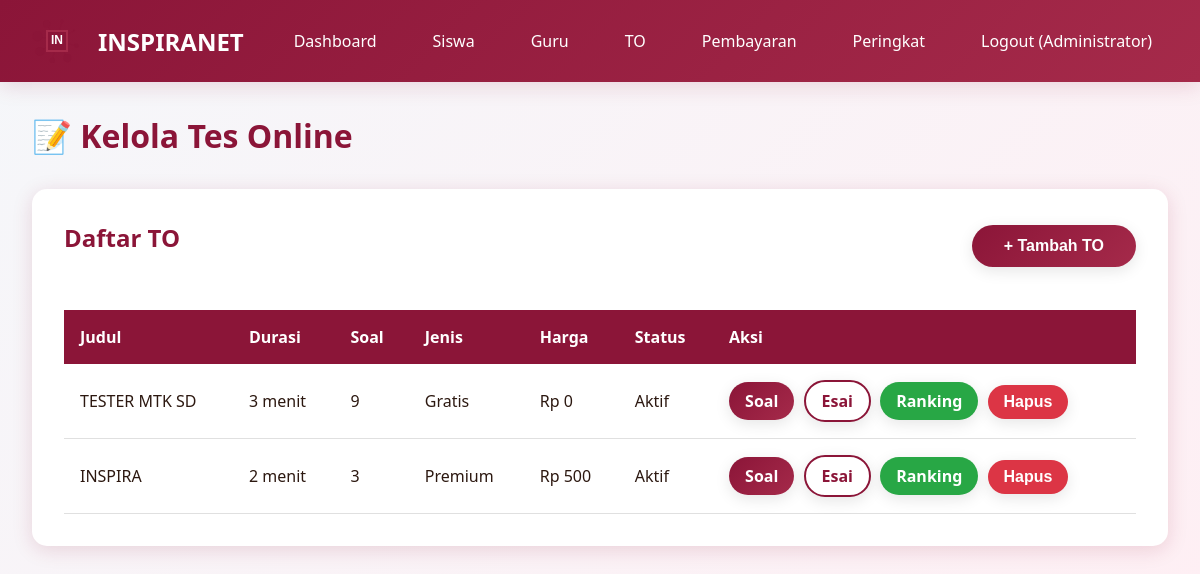
The page /admin/exams (signed in) on the database as committed earlier.
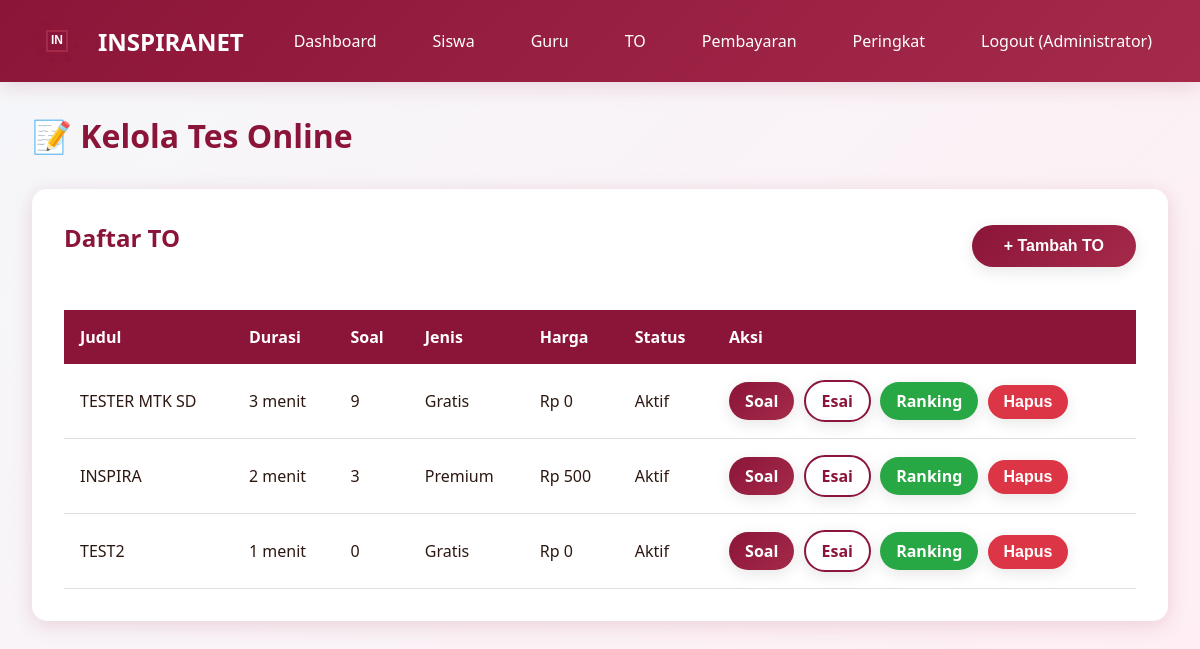
The same page on the database as committed later.
### models.py (models this page shows, shortened)
class User(UserMixin, db.Model):
    __tablename__ = 'users'
    id = db.Column(db.Integer, primary_key=True)
    email = db.Column(db.String(120), unique=True, nullable=False)
    password_hash = db.Column(db.String(255), nullable=False)
    full_name = db.Column(db.String(100), nullable=False)
    role = db.Column(db.String(20), nullable=False, default='student')
    inspira_branch = db.Column(db.String(50), nullable=True)
    class_level = db.Column(db.String(20), nullable=True)
    school_name = db.Column(db.String(150), nullable=True)
    phone_number = db.Column(db.String(20), nullable=True)
    profile_photo = db.Column(db.String(255), nullable=True)
    created_at = db.Column(db.DateTime, default=datetime.utcnow)
    exam_attempts = db.relationship('ExamAttempt', backref='user', lazy=True, cascade='all, delete-orphan')
    payments = db.relationship('Payment', backref='user', lazy=True, cascade='all, delete-orphan')
    leaderboard_entries = db.relationship('Leaderboard', backref='user', lazy=True, cascade='all, delete-orphan')

class Exam(db.Model):
    __tablename__ = 'exams'
    id = db.Column(db.Integer, primary_key=True)
    title = db.Column(db.String(200), nullable=False)
    description = db.Column(db.Text, nullable=True)
    duration_minutes = db.Column(db.Integer, nullable=False, default=120)
    total_questions = db.Column(db.Integer, nullable=False, default=0)
    is_premium = db.Column(db.Boolean, default=False)
    price = db.Column(db.Integer, default=0)
    is_active = db.Column(db.Boolean, default=True)
    created_by = db.Column(db.Integer, db.ForeignKey('users.id'), nullable=False)
    created_at = db.Column(db.DateTime, default=datetime.utcnow)
    questions = db.relationship('Question', backref='exam', lazy=True, cascade='all, delete-orphan')
    attempts = db.relationship('ExamAttempt', backref='exam', lazy=True, cascade='all, delete-orphan')
    payments = db.relationship('Payment', backref='exam', lazy=True, cascade='all, delete-orphan')
    leaderboard_entries = db.relationship('Leaderboard', backref='exam', lazy=True, cascade='all, delete-orphan')

### app.py (the view)
@app.route('/admin/exams')
@login_required
def admin_exams():
    if current_user.role != 'admin':
        flash('Akses ditolak!', 'danger')
        return redirect(url_for('index'))
    exams = Exam.query.all()
    return render_template('admin_exams.html', exams=exams)

### app.py (called while the page is built)
@login_manager.user_loader
def load_user(user_id):
    return User.query.get(int(user_id))

@app.before_request
def ensure_db():
    if not hasattr(app, '_db_initialized'):
        app._db_initialized = True
        init_database()

### templates/admin_exams.html (shortened to what this page needs)
{% extends "base.html" %}
{% block content %}
<h1 style="color: var(--primary-color); margin-bottom: 2rem;">📝 Kelola Tes Online</h1>
<div class="card">
    <div style="display: flex; justify-content: space-between; align-items: center; margin-bottom: 1.5rem;">
        <h2>Daftar TO</h2>
        <button onclick="showModal('addExamModal')" class="btn btn-primary">+ Tambah TO</button>
    </div>
    <div class="table-responsive">
        <table class="table">
            <thead>
                <tr>
                    <th>Judul</th>
                    <th>Durasi</th>
                    <th>Soal</th>
                    <th>Jenis</th>
                    <th>Harga</th>
                    <th>Status</th>
                    <th>Aksi</th>
                </tr>
            </thead>
            <tbody>
                {% for exam in exams %}
                <tr>
                    <td>{{ exam.title }}</td>
                    <td>{{ exam.duration_minutes }} menit</td>
                    <td>{{ exam.total_questions }}</td>
                    <td>{{ 'Premium' if exam.is_premium else 'Gratis' }}</td>
                    <td>Rp {{ exam.price if exam.is_premium else 0 }}</td>
                    <td>{{ 'Aktif' if exam.is_active else 'Nonaktif' }}</td>
                    <td>
                        <a href="{{ url_for('admin_questions', id=exam.id) }}" class="btn btn-primary" style="padding: 0.5rem 1rem; text-decoration: none; margin-right: 5px;">Soal</a>
                        <a href="{{ url_for('admin_view_essay_answers', exam_id=exam.id) }}" class="btn btn-secondary" style="padding: 0.5rem 1rem; text-decoration: none; margin-right: 5px;">Esai</a>
                        <a href="{{ url_for('leaderboard', exam_id=exam.id) }}" class="btn btn-success" style="padding: 0.5rem 1rem; text-decoration: none; margin-right: 5px;">Ranking</a>
                        <form method="POST" action="{{ url_for('admin_delete_exam', id=exam.id) }}" style="display: inline;" data-confirm-delete>
                            <button type="submit" class="btn btn-danger" style="padding: 0.5rem 1rem;">Hapus</button>
                        </form>
                    </td>
                </tr>
                {% endfor %}
            </tbody>
        </table>
    </div>
</div>
{% endblock %}

### templates/base.html (shortened to what this page needs)
<!DOCTYPE html>
<html lang="id">
<head>
    <link rel="stylesheet" href="{{ url_for('static', filename='css/style.css') }}">
</head>
<body>
    <nav class="navbar">
        <div class="container">
            <a href="{{ url_for('index') }}" class="navbar-brand">
                <div id="logo-animation" class="logo-container"></div>
                <span>INSPIRANET</span>
            </a>
            <ul class="navbar-nav" id="navbarMenu">
                {% if current_user.is_authenticated %}
                    {% if current_user.role == 'admin' %}
                        <li><a href="{{ url_for('admin_dashboard') }}" onclick="closeMobileMenu()">Dashboard</a></li>
                        <li><a href="{{ url_for('admin_students') }}" onclick="closeMobileMenu()">Siswa</a></li>
                        <li><a href="{{ url_for('admin_teachers') }}" onclick="closeMobileMenu()">Guru</a></li>
                        <li><a href="{{ url_for('admin_exams') }}" onclick="closeMobileMenu()">TO</a></li>
                        <li><a href="{{ url_for('admin_payments') }}" onclick="closeMobileMenu()">Pembayaran</a></li>
                    {% else %}
                        <li><a href="{{ url_for('student_dashboard') }}" onclick="closeMobileMenu()">Dashboard</a></li>
                        <li><a href="{{ url_for('student_exams') }}" onclick="closeMobileMenu()">Daftar TO</a></li>
                    {% endif %}
                    <li><a href="{{ url_for('all_leaderboards') }}" onclick="closeMobileMenu()">Peringkat</a></li>
                    <li><a href="{{ url_for('logout') }}" onclick="closeMobileMenu()">Logout ({{ current_user.full_name }})</a></li>
                {% else %}
                    <li><a href="{{ url_for('login') }}" onclick="closeMobileMenu()">Login</a></li>
                    <li><a href="{{ url_for('register') }}" onclick="closeMobileMenu()">Daftar</a></li>
                {% endif %}
            </ul>
        </div>
    </nav>
    <div class="container">
        {% block content %}{% endblock %}
    </div>
</body>
</html>

### static/css/style.css (style rules this page uses)
:root { --primary-color: #8B1538; --secondary-color: #A52A4A; --dark-color: #4A0E1F; --light-color: #FFE5EC; --text-dark: #2C1810; --text-light: #FFFFFF; --shadow: 0 4px 20px rgba(139, 21, 56, 0.15); }
* { margin: 0; padding: 0; box-sizing: border-box; }
body { font-family: 'Segoe UI', Tahoma, Geneva, Verdana, sans-serif; background: linear-gradient(135deg, #f5f7fa 0%, #ffeef3 100%); color: var(--text-dark); min-height: 100vh; }
.navbar { background: linear-gradient(135deg, var(--primary-color) 0%, var(--secondary-color) 100%); padding: 1rem 0; box-shadow: var(--shadow); position: sticky; top: 0; z-index: 1000; }
.navbar .container { max-width: 1200px; margin: 0 auto; padding: 0 2rem; display: flex; justify-content: space-between; align-items: center; }
.navbar-brand { display: flex; align-items: center; gap: 1rem; color: var(--text-light); text-decoration: none; font-size: 1.5rem; font-weight: bold; }
.logo-container { position: relative; width: 50px; height: 50px; }
.navbar-nav { display: flex; gap: 1.5rem; list-style: none; align-items: center; }
.navbar-nav a { color: var(--text-light); text-decoration: none; padding: 0.5rem 1rem; border-radius: 5px; transition: all 0.3s ease; }
.container { max-width: 1200px; margin: 2rem auto; padding: 0 2rem; }
.btn { display: inline-block; padding: 0.75rem 2rem; border: none; border-radius: 25px; font-size: 1rem; font-weight: 600; text-decoration: none; cursor: pointer; transition: all 0.3s ease; box-shadow: 0 4px 15px rgba(0, 0, 0, 0.1); }
.btn-primary { background: linear-gradient(135deg, var(--primary-color) 0%, var(--secondary-color) 100%); color: var(--text-light); }
.btn-secondary { background: white; color: var(--primary-color); border: 2px solid var(--primary-color); }
.btn-danger { background: #dc3545; color: white; }
.btn-success { background: #28a745; color: white; }
.card { background: white; border-radius: 15px; padding: 2rem; box-shadow: var(--shadow); margin-bottom: 2rem; animation: fadeIn 0.6s ease; }
.card h2 { color: var(--primary-color); margin-bottom: 1rem; }
.table { width: 100%; border-collapse: collapse; margin-top: 1rem; }
.table th { background: var(--primary-color); color: white; padding: 1rem; text-align: left; }
.table td { padding: 1rem; border-bottom: 1px solid #e0e0e0; }
.table-responsive { overflow-x: auto; -webkit-overflow-scrolling: touch; }
.table-responsive table { min-width: 600px; }

Rows that differ between the two databases and show on the page:
added Exam: title "TEST2", duration_minutes "1", total_questions "0", is_premium "Gratis", is_premium "0", is_active "Aktif"
